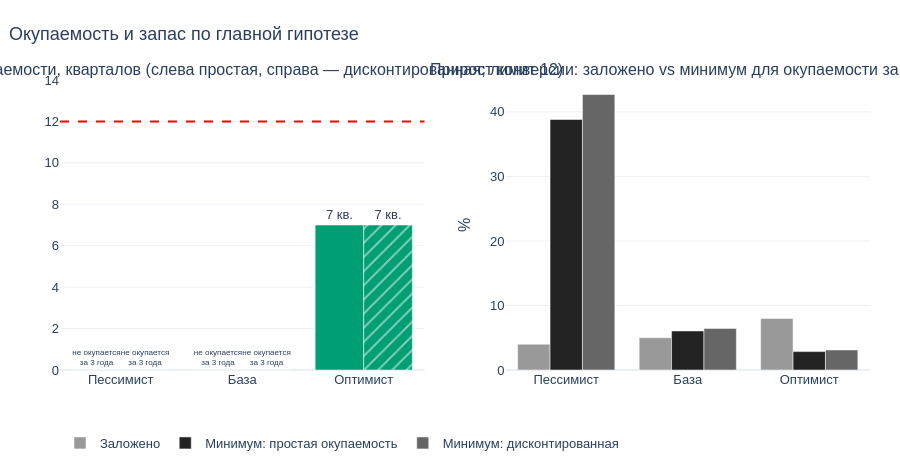

Notebook code cell kept with this figure:
### Markdown cell above
### 2.3. Окупаемость против лимита кейса и «заложено vs нужно» по приросту конверсии
Слева — срок окупаемости (лимит 12 кварталов). Справа — какой прирост конверсии заложен в сценарии и какой нужен, чтобы выйти в ноль за 3 года. Это самый наглядный способ показать, насколько проект зависит от одной гипотезы.

### Code cell
pq, pqd = summ['pq'], summ['pqd']; LIM = 12
lab = lambda v: f'{int(v)} кв.' if v == v else 'не окупается<br>за 3 года'
fig = make_subplots(rows=1, cols=2, subplot_titles=['Срок окупаемости, кварталов (слева простая, справа — дисконтированная; лимит 12)', 'Прирост конверсии: заложено vs минимум для окупаемости за 12 кв.'], horizontal_spacing=0.1)
fig.add_bar(x=SC, y=pq.fillna(0), name='Простая', marker_color=[COLORS[s] for s in SC], text=[lab(v) for v in pq], textposition='outside', showlegend=False, offsetgroup=0, row=1, col=1)
fig.add_bar(x=SC, y=pqd.fillna(0), name='Дисконтированная', marker_color=[COLORS[s] for s in SC], marker_pattern_shape='/', text=[lab(v) for v in pqd], textposition='outside', showlegend=False, offsetgroup=1, row=1, col=1)
fig.add_hline(y=LIM, line=dict(color='red', dash='dash'), row=1, col=1)
fig.add_bar(x=SC, y=summ['uplift'] * 100, name='Заложено', marker_color='#999999', offsetgroup=2, row=1, col=2)
fig.add_bar(x=SC, y=summ['be'] * 100, name='Минимум: простая окупаемость', marker_color='#222222', offsetgroup=3, row=1, col=2)
fig.add_bar(x=SC, y=summ['bed'] * 100, name='Минимум: дисконтированная', marker_color='#666666', offsetgroup=4, row=1, col=2)
fig.update_yaxes(range=[0, 14], row=1, col=1); fig.update_yaxes(title='%', row=1, col=2); fig.update_layout(barmode='group')
pshow(fig, 'payback_breakeven', 'Окупаемость и запас по главной гипотезе', h=470)

f, (a1, a2) = plt.subplots(1, 2, figsize=(14, 4.8)); x = np.arange(3)
for off, v, hatch, nm in [(-.2, pq, None, 'простая'), (.2, pqd, '//', 'дисконтированная')]:
    b = a1.bar(x + off, v.fillna(0), .4, color=[COLORS[s] for s in SC], hatch=hatch, edgecolor='white', label=nm)
    a1.bar_label(b, labels=[f'{int(t)} кв.' if t == t else 'не окупается\nза 3 года' for t in v], padding=3, fontsize=8)
a1.axhline(LIM, color='red', ls='--'); a1.set_ylim(0, 14); a1.set_xticks(x, SC); a1.set_title('Срок окупаемости: простая (сплошная) и дисконтированная (штриховка)', fontsize=10)
a2.bar(x - .27, summ['uplift'] * 100, .27, color='#BBBBBB', label='Заложено'); a2.bar(x, summ['be'] * 100, .27, color='#222222', label='Минимум: простая'); a2.bar(x + .27, summ['bed'] * 100, .27, color='#666666', hatch='//', edgecolor='white', label='Минимум: дисконтированная')
a2.set_xticks(x, SC); a2.set_ylabel('%'); a2.legend(); a2.set_title('Прирост конверсии: заложено vs нужно'); mshow(f, 'payback_breakeven')

### Figure 1 — Plotly figure (JSON) as saved in the notebook; plotly's stock layout.template omitted (floating-point values rounded to 4 significant figures)
{"data": [{"marker": {"color": ["#D55E00", "#0072B2", "#009E73"]}, "name": "Простая", "offsetgroup": "0", "showlegend": false, "text": ["не окупается<br>за 3 года", "не окупается<br>за 3 года", "7 кв."], "textposition": "outside", "type": "bar", "x": ["Пессимист", "База", "Оптимист"], "xaxis": "x", "y": [0.0, 0.0, 7.0], "yaxis": "y"}, {"marker": {"color": ["#D55E00", "#0072B2", "#009E73"], "pattern": {"shape": "/"}}, "name": "Дисконтированная", "offsetgroup": "1", "showlegend": false, "text": ["не окупается<br>за 3 года", "не окупается<br>за 3 года", "7 кв."], "textposition": "outside", "type": "bar", "x": ["Пессимист", "База", "Оптимист"], "xaxis": "x", "y": [0.0, 0.0, 7.0], "yaxis": "y"}, {"marker": {"color": "#999999"}, "name": "Заложено", "offsetgroup": "2", "type": "bar", "x": ["Пессимист", "База", "Оптимист"], "xaxis": "x2", "y": [4.0, 5.0, 8.0], "yaxis": "y2"}, {"marker": {"color": "#222222"}, "name": "Минимум: простая окупаемость", "offsetgroup": "3", "type": "bar", "x": ["Пессимист", "База", "Оптимист"], "xaxis": "x2", "y": [38.82, 6.051, 2.853], "yaxis": "y2"}, {"marker": {"color": "#666666"}, "name": "Минимум: дисконтированная", "offsetgroup": "4", "type": "bar", "x": ["Пессимист", "База", "Оптимист"], "xaxis": "x2", "y": [42.69, 6.446, 3.106], "yaxis": "y2"}], "layout": {"annotations": [{"font": {"size": 16}, "showarrow": false, "text": "Срок окупаемости, кварталов (слева простая, справа — дисконтированная; лимит 12)", "x": 0.225, "xanchor": "center", "xref": "paper", "y": 1, "yanchor": "bottom", "yref": "paper"}, {"font": {"size": 16}, "showarrow": false, "text": "Прирост конверсии: заложено vs минимум для окупаемости за 12 кв.", "x": 0.775, "xanchor": "center", "xref": "paper", "y": 1, "yanchor": "bottom", "yref": "paper"}], "barmode": "group", "font": {"family": "Arial", "size": 13}, "height": 470, "legend": {"orientation": "h", "y": -0.2}, "margin": {"b": 60, "l": 60, "r": 30, "t": 80}, "shapes": [{"line": {"color": "red", "dash": "dash"}, "type": "line", "x0": 0, "x1": 1, "xref": "x domain", "y0": 12, "y1": 12, "yref": "y"}], "title": {"text": "Окупаемость и запас по главной гипотезе", "x": 0.01}, "xaxis": {"anchor": "y", "domain": [0, 0.45]}, "xaxis2": {"anchor": "y2", "domain": [0.55, 1]}, "yaxis": {"anchor": "x", "domain": [0, 1], "range": [0, 14]}, "yaxis2": {"anchor": "x2", "domain": [0, 1], "title": {"text": "%"}}}}
